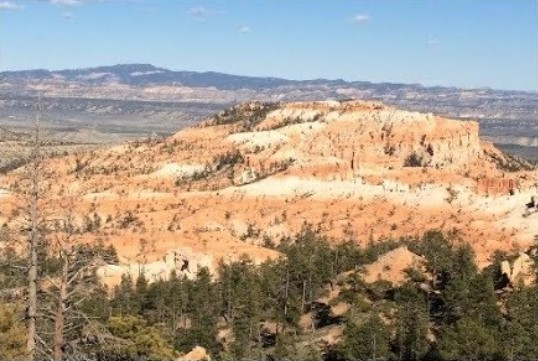
#> input picture scripts/a1.jpg, 538 x 361 px
$ python keyPointMatching.py a1.jpg a2.jpg   (older library calls are emulated)
#> lines starting #> are read from the running program, lines starting #| are printed output that depends on the picture; after the words box and inside, x2 and y2 are one past the last pixel; in counts of white or black regions, pixels touching at a corner belong together
import sys

import cv2
import numpy as np

def draw_matches(img1, keypoints1, img2, keypoints2, matches):
    rows1, cols1 = img1.shape[:2]
    rows2, cols2 = img2.shape[:2]

    # Create a new output image that concatenates the two images together
    output_img = np.zeros((max([rows1,rows2]), cols1+cols2, 3), dtype='uint8')
    output_img[:rows1, :cols1, :] = np.dstack([img1, img1, img1])
    output_img[:rows2, cols1:cols1+cols2, :] = np.dstack([img2, img2, img2])

    # Draw connecting lines between matching keypoints
    for match in matches:
        # Get the matching keypoints for each of the images
        img1_idx = match.queryIdx
        img2_idx = match.trainIdx

        (x1, y1) = keypoints1[img1_idx].pt
        (x2, y2) = keypoints2[img2_idx].pt

        # Draw a small circle at both co-ordinates and then draw a line
        radius = 4
        colour = (0,255,0)   # green
        thickness = 1
        cv2.circle(output_img, (int(x1),int(y1)), radius, colour, thickness)
        cv2.circle(output_img, (int(x2)+cols1,int(y2)), radius, colour, thickness)
        cv2.line(output_img, (int(x1),int(y1)), (int(x2)+cols1,int(y2)), colour, thickness)

    return output_img

if __name__=='__main__':
    img1 = cv2.imread(sys.argv[1], 0)   # query image (rotated subregion)
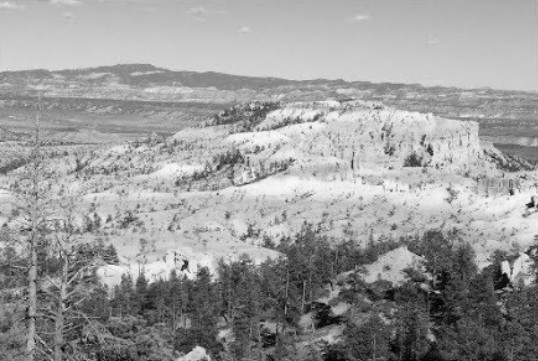
#> img1: shape (361, 538); min 0, max 254, mean 154.9
    img2 = cv2.imread(sys.argv[2], 0)   # train image (full image)
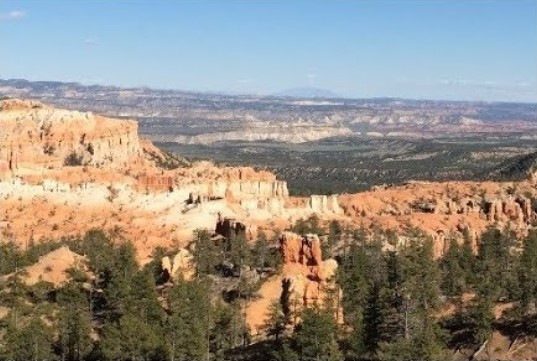
#> input picture scripts/a2.jpg, 537 x 361 px
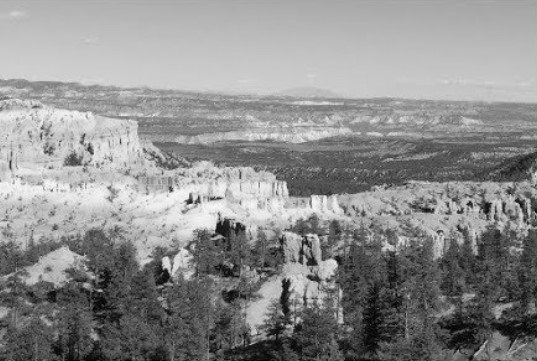
#> img2: shape (361, 537); min 0, max 254, mean 141.5

    # Initialize ORB detector
    orb = cv2.ORB()

    # Extract keypoints and descriptors
    keypoints1, descriptors1 = orb.detectAndCompute(img1, None)
#> keypoints1 = 500 keypoints; strongest (x, y, size): (185, 261, 31), (505, 274, 31), (185, 262, 37.2), (503, 272, 31)
    keypoints2, descriptors2 = orb.detectAndCompute(img2, None)
#> keypoints2 = 500 keypoints; strongest (x, y, size): (191, 200, 37.2), (191, 201, 31), (188, 203, 37.2), (237, 223, 31)

    # Create Brute Force matcher object
    bf = cv2.BFMatcher(cv2.NORM_HAMMING, crossCheck=True)

    # Match descriptors
    matches = bf.match(descriptors1, descriptors2)
#> matches = 158 matches

    # Sort them in the order of their distance
    matches = sorted(matches, key = lambda x:x.distance)

    # Draw first 'n' matches
    img3 = draw_matches(img1, keypoints1, img2, keypoints2, matches[:30])
#> in draw_matches, `output_img[:rows1, :cols1, :] = np.dstack([img1, img1, img1])`:
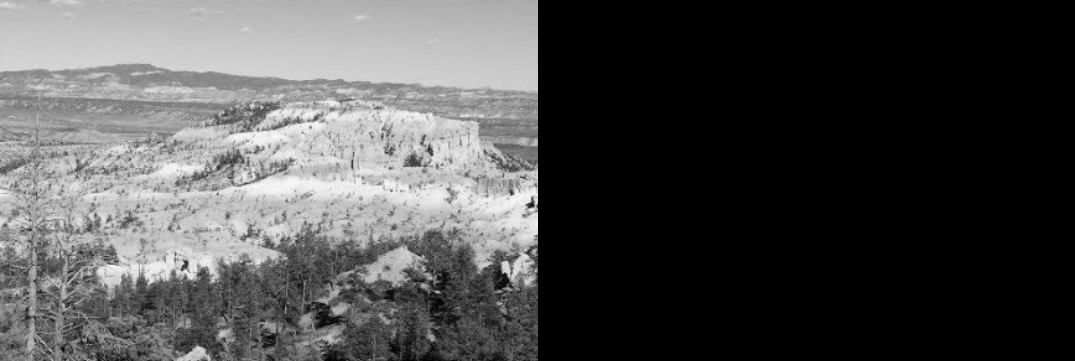
#> output_img: shape (361, 1075, 3); min 0, max 254, mean 77.5
#> in draw_matches, `output_img[:rows2, cols1:cols1+cols2, :] = np.dstack([img2, img2, img2])`:
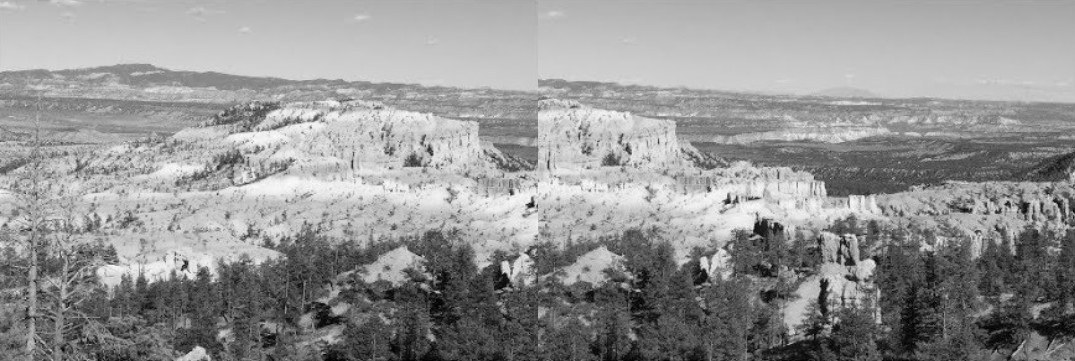
#> output_img: shape (361, 1075, 3); min 0, max 254, mean 148.2
#> the loop in draw_matches, `for match in matches:` made 30 passes
#> (img1_idx, img2_idx, x1, y1, x2, y2) on passes 1 to 12: (122, 155, 427.2, 150, 87.6, 148.8), (130, 159, 430.8, 153.6, 91.2, 152.4), (157, 174, 423.6, 135.6, 84, 134.4), (34, 108, 382, 135, 41, 134), (78, 44, 421, 143, 81, 142), (111, 179, 436.8, 291.6, 99.6, 290.4), (317, 287, 428.5, 148.6, 89.86, 146.9), (7, 106, 425, 135, 84, 134), (221, 199, 423.4, 285.1, 84.96, 285.1), (27, 80, 419, 165, 79, 164), (16, 4, 386, 152, 45, 152), (93, 14, 502, 262, 163, 258)
#> after the loop in draw_matches, `for match in matches:`:
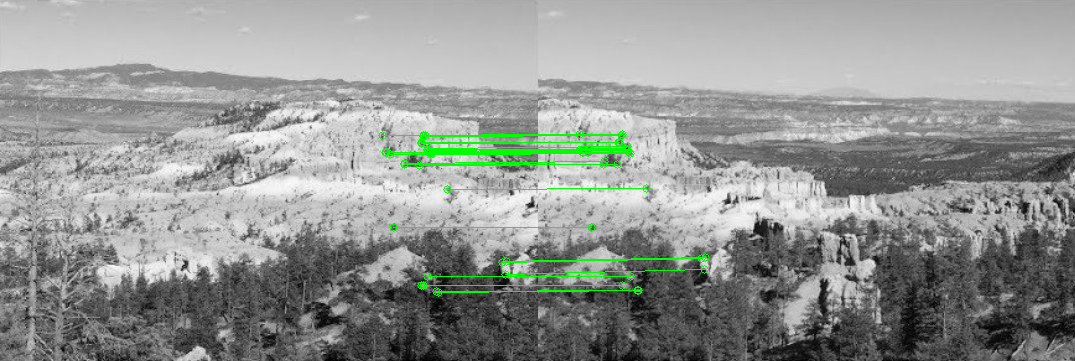
#> output_img: shape (361, 1075, 3); 1.33% of pixels changed, all inside (x1, y1, x2, y2) = (378, 130, 710, 297); drawn as B, G, R

    cv2.imshow('Matched keypoints', img3)
    cv2.waitKey()
